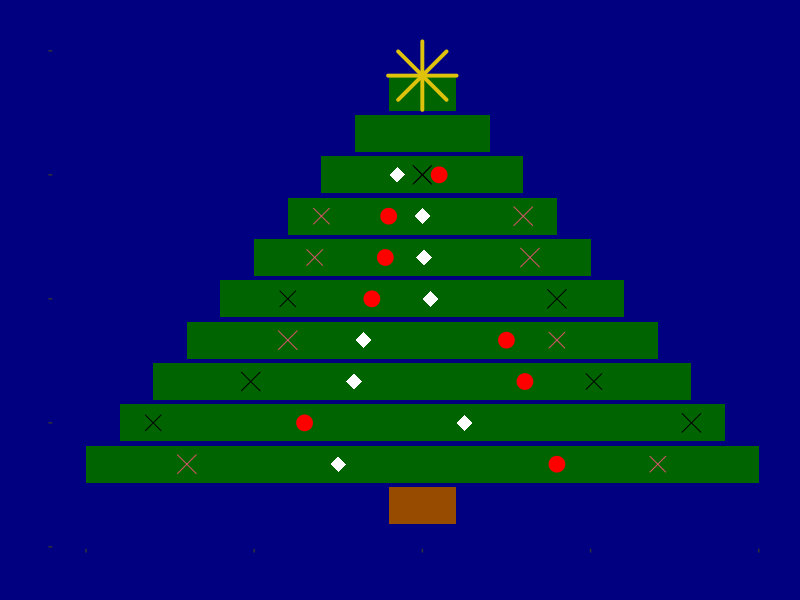

Here is the R script that generated this plot:
library(dplyr)
library(ggplot2)

xballs = c(3, 4, 5, 6, 7, 8, 9, 10)
yballs = c(1, -2, -2.2, -3, 5, 6.1, -7, 8)
anim = c(1, 2, 2, 1, 2, 1, 1, 2)
balls = as.data.frame(cbind(xballs, yballs))
balls <- as.data.frame(cbind(xballs, yballs, anim)) %>% group_by(anim)

x = seq(0, 10, 1)
df1 = as.data.frame(x)
df1<- df1 %>% mutate(y1 = 2*x)
df2 <- df1[2:2, ]
df2
tree <- ggplot() +
  geom_col(data = df1, aes(x, y1), fill = "#006400") + 
  geom_col(data = df1, aes(x, -y1), fill = "#006400") + 
  geom_point(data = balls, aes(xballs, yballs), color = "red", size = 5) + 
  geom_point(data = balls, aes(xballs, 2*yballs-2), color = anim, size = 5, shape = 4) + 
  geom_point(data = balls, aes(xballs, -yballs/2 -1), color = "white", size = 5, shape = 18) + 
  geom_point(data = balls, aes(xballs, -2*yballs +2), color = anim, size = 6, shape = 4) + 
  geom_col(data = df2, aes(x+10, y1), fill = "#964b00") + 
  geom_col(data = df2, aes(x+10, -y1), fill = "#964b00") + 
  geom_point(data = df2, aes(x-0.4, y1-2), color = "#dec20b", shape = 8, size = 15, stroke = 2) +
  coord_flip() + 
  scale_x_reverse() + 
  theme_bw() +
  theme(axis.title = element_text(color = "transparent", size = 11),
        axis.text = element_text(color = "transparent", size = 12),
        legend.position = "none",
        panel.background = element_rect(fill = "transparent"),
        panel.grid = element_line(color = "transparent"),
        panel.border = element_rect(color = "transparent"),
        plot.background = element_rect(fill = "navyblue", color = NA)) + 
  scale_color_manual(values = c("orange", "#1bcff7"))

ggsave('tree.png', tree)
  